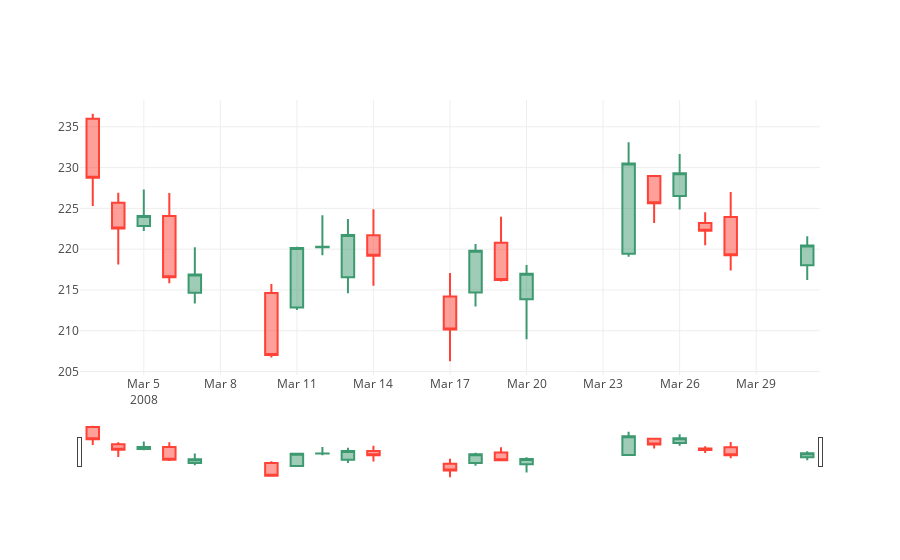

Here is the notebook cell this chart was saved with:
### Code cell
trace = go.Candlestick(x=google['03-2008'].index,
                open=google['03-2008'].Open,
                high=google['03-2008'].High,
                low=google['03-2008'].Low,
                close=google['03-2008'].Close)
data = [trace]
iplot(data, filename='simple_candlestick')
